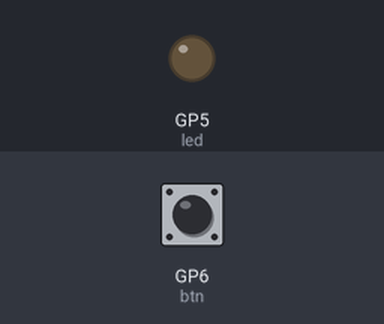
Recording of a program running on a simulated Raspberry Pi Pico running MicroPython. Shown: output pins drawn as LEDs (lit = HIGH). The test bench sets the inputs (shaded band); at power-on: GP6 (btn) HIGH.

Above: at 1.2 s.
1.3 s: GP6 (btn) pulled LOW for 0.6 s
At 1.9 s:
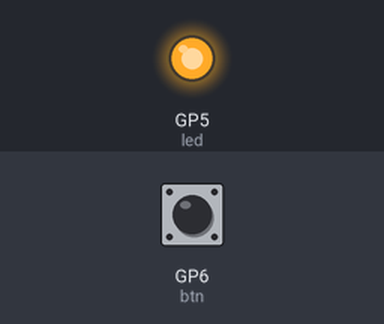
3.5 s: GP6 (btn) pulled LOW for 3.2 s
At 8.1 s:
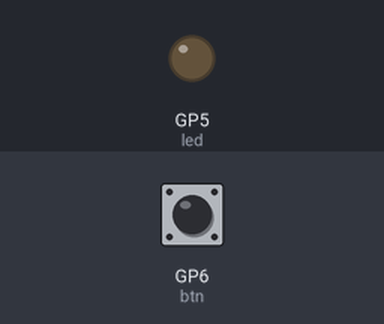
Timing chart, 0 to 9.6 s (numbered marks = the images above; inputs shaded):
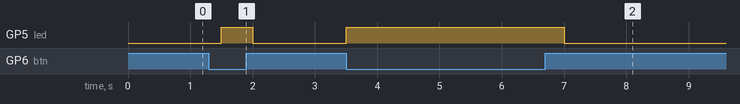

Measured:
- after the input at 1.3 s, GP5 (led): LOW → HIGH after 0.20 s, → LOW 0.50 s later
- after the input at 3.5 s, GP5 (led): LOW → HIGH at once, → LOW 3.5 s later

The program:

led_button1.py
```python
from machine import Pin
from utime import sleep

led = Pin(5, Pin.OUT)
btn = Pin(6, Pin.IN, Pin.PULL_UP)

while True:

    if (btn.value() == 0): #pressed
        led.value(1)
    else:
        led.value(0)

    sleep(0.5)

    
```
